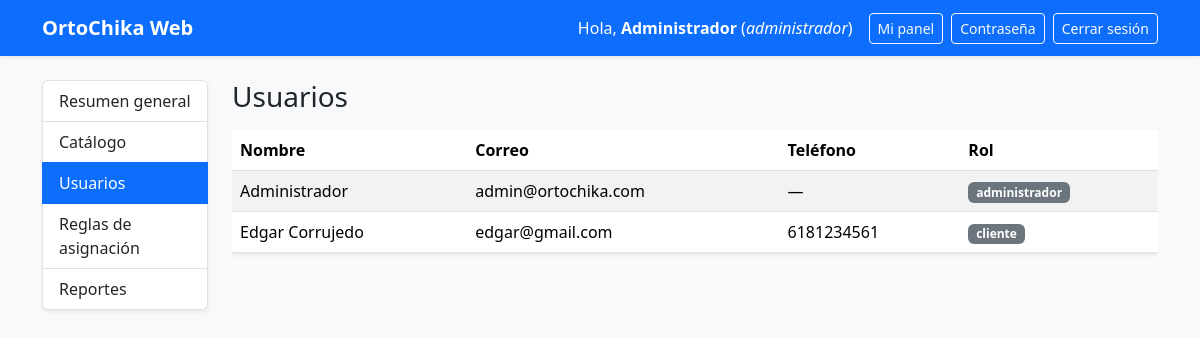
The page /admin/usuarios (signed in) on the database its author committed.
### app/models/usuarios.py (models this page shows, shortened)
class Usuario(UserMixin, db.Model):
    __tablename__ = "Usuarios"
    id_usuario = db.Column(db.Integer, primary_key=True)
    nombre = db.Column(db.String(100), nullable=False)
    correo = db.Column(db.String(120), unique=True, nullable=False)
    telefono = db.Column(db.String(20))
    contrasena_hash = db.Column(db.String(255), nullable=False)
    rol = db.Column(db.String(20), nullable=False, default="cliente")
    cliente = db.relationship("Cliente", back_populates="usuario", uselist=False,
                              cascade="all, delete-orphan")
    especialista = db.relationship("Especialista", back_populates="usuario", uselist=False,
                                   cascade="all, delete-orphan")
    def tiene_rol(self, *roles):
        return self.rol in roles

### app/admin.py (the view)
@admin_bp.route("/usuarios")
def usuarios():
    lista = db.session.scalars(db.select(Usuario).order_by(Usuario.rol, Usuario.nombre)).all()
    return render_template("admin/usuarios.html", usuarios=lista)

### app/admin.py (called while the page is built)
@admin_bp.before_request
def solo_administradores():
    if not current_user.is_authenticated:
        return login_manager.unauthorized()
    if not current_user.tiene_rol("administrador"):
        abort(403)

### app/models/usuarios.py (called while the page is built)
@login_manager.user_loader
def cargar_usuario(user_id):
    return db.session.get(Usuario, int(user_id))

### app/templates/admin/usuarios.html
{% extends "admin/layout.html" %}
{% block panel %}
<h3 class="mb-3">Usuarios</h3>
<div class="table-responsive">
  <table class="table table-striped align-middle bg-white shadow-sm">
    <thead><tr><th>Nombre</th><th>Correo</th><th>Teléfono</th><th>Rol</th></tr></thead>
    <tbody>
      {% for u in usuarios %}
        <tr>
          <td>{{ u.nombre }}</td>
          <td>{{ u.correo }}</td>
          <td>{{ u.telefono or '—' }}</td>
          <td><span class="badge text-bg-secondary">{{ u.rol }}</span></td>
        </tr>
      {% endfor %}
    </tbody>
  </table>
</div>
{% endblock %}

### app/templates/base.html (shortened to what this page needs)
<!doctype html>
<html lang="es">
<head>
  <link href="https://cdn.jsdelivr.net/npm/bootstrap@5.3.3/dist/css/bootstrap.min.css" rel="stylesheet">
  <link href="{{ url_for('static', filename='css/style.css') }}" rel="stylesheet">
</head>
<body class="bg-light">
  <nav class="navbar navbar-dark bg-primary shadow-sm">
    <div class="container">
      <a class="navbar-brand fw-bold" href="{{ url_for('catalogo.index') }}">OrtoChika Web</a>
      <div class="d-flex flex-wrap align-items-center gap-2 text-white">
        {% if current_user.is_authenticated %}
          <span class="me-2">Hola, <b>{{ current_user.nombre }}</b> (<i>{{ current_user.rol }}</i>)</span>
          <a class="btn btn-outline-light btn-sm" href="{{ url_for('main.dashboard') }}">Mi panel</a>
          <a class="btn btn-outline-light btn-sm" href="{{ url_for('auth.cambiar_contrasena') }}">Contraseña</a>
          <form method="post" action="{{ url_for('auth.logout') }}" class="m-0">
            <button type="submit" class="btn btn-outline-light btn-sm">Cerrar sesión</button>
          </form>
        {% else %}
          <a class="btn btn-outline-light btn-sm" href="{{ url_for('auth.login') }}">Iniciar sesión</a>
          <a class="btn btn-light btn-sm" href="{{ url_for('auth.registro') }}">Registrarse</a>
        {% endif %}
      </div>
    </div>
  </nav>
  <main class="container py-4">
    {% block content %}{% endblock %}
  </main>
</body>
</html>

### rows shown on the page
Usuario: nombre "Administrador", rol "administrador", correo "admin@ortochika.com", telefono "—"
Usuario: nombre "Edgar Corrujedo", correo "edgar@gmail.com", telefono "6181234561", rol "cliente"

### other values the page prints
{{ texto }} "Resumen general" "Catálogo" "Usuarios" "Reglas de asignación" "Reportes"
